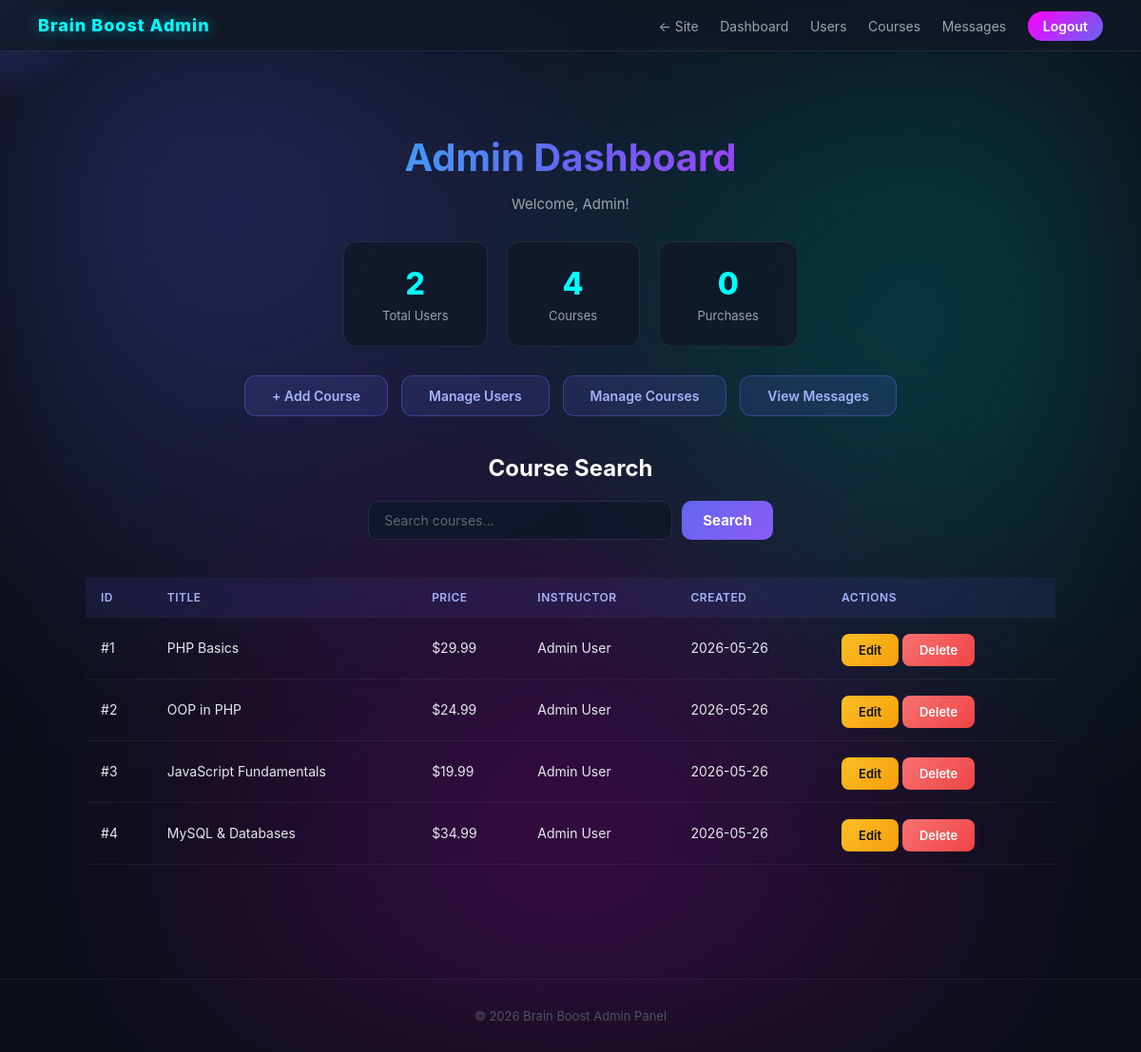
/admin/admin.php (signed in), run on the app's committed database.
### tables this page shows
CREATE TABLE IF NOT EXISTS courses (
    id          INT AUTO_INCREMENT PRIMARY KEY,
    title       VARCHAR(200) NOT NULL,
    description TEXT         NOT NULL,
    price       DECIMAL(8,2) NOT NULL DEFAULT 0.00,
    instructor  VARCHAR(100) NOT NULL,
    file_path   VARCHAR(300) DEFAULT NULL,
    video_url   VARCHAR(500) DEFAULT NULL,
    created_at  TIMESTAMP DEFAULT CURRENT_TIMESTAMP
);

### helpers.php (called while the page is built, shortened)
<?php
function sanitize($input): string {
    return htmlspecialchars(trim((string)($input ?? '')), ENT_QUOTES, 'UTF-8');
}
function getAllUsers(): array {
    try {
        $db   = getDB();
        $stmt = $db->query('SELECT * FROM users ORDER BY created_at DESC');
        return $stmt->fetchAll();
    } catch (PDOException $e) {
        error_log('getAllUsers error: ' . $e->getMessage());
        return [];
    }
}
function getAllCourses(string $search = ''): array {
    try {
        $db = getDB();
        if ($search !== '') {
            $stmt = $db->prepare('SELECT * FROM courses WHERE title LIKE ? OR description LIKE ? ORDER BY created_at DESC');
            $like = '%' . $search . '%';
            $stmt->execute([$like, $like]);
        } else {
            $stmt = $db->query('SELECT * FROM courses ORDER BY created_at DESC');
        }
        return $stmt->fetchAll();
    } catch (PDOException $e) {
        error_log('getAllCourses error: ' . $e->getMessage());
        return [];
    }
}
function getAllPurchases(): array {
    try {
        $db   = getDB();
        $stmt = $db->query('SELECT * FROM purchases');
        return $stmt->fetchAll();
    } catch (PDOException $e) {
        return [];
    }
}

### admin/admin.php (the view, shortened to what this page needs)
<?php
include 'includes/header.php';
$users     = getAllUsers();
$courses   = getAllCourses();
$purchases = getAllPurchases();
$search = trim($_GET['search'] ?? '');
$displayCourses = $search ? getAllCourses($search) : $courses;
?>
<div class="dashboard-wrapper">
    <h1 class="title">Admin Dashboard</h1>
    <p class="subtitle">
        Welcome, <?= sanitize($_SESSION['user']['firstname']) ?>!
    </p>
    <div class="stats-row">
        <div class="stat-card">
            <div class="stat-number"><?= count($users) ?></div>
            <div class="stat-label">Total Users</div>
        </div>
        <div class="stat-card">
            <div class="stat-number"><?= count($courses) ?></div>
            <div class="stat-label">Courses</div>
        </div>
        <div class="stat-card">
            <div class="stat-number"><?= count($purchases) ?></div>
            <div class="stat-label">Purchases</div>
        </div>
    </div>
    <div class="dash-links" style="margin-bottom:40px;">
        <a href="../add_course.php" class="dash-btn">+ Add Course</a>
        <a href="users.php"         class="dash-btn">Manage Users</a>
        <a href="courses.php"       class="dash-btn">Manage Courses</a>
        <a href="messages.php"      class="dash-btn">View Messages</a>
    </div>
    <h2 style="color:#fff;margin-bottom:20px;">Course Search</h2>
    <form method="GET" class="search-form" style="max-width:500px;margin:0 auto 30px;">
        <input type="text" name="search" placeholder="Search courses..." value="<?= sanitize($search) ?>">
        <button type="submit">Search</button>
    </form>
    <div class="admin-table-wrap">
        <?php if (empty($displayCourses)): ?>
            <p class="subtitle">No courses found.</p>
        <?php else: ?>
        <table class="admin-table">
            <thead>
                <tr>
                    <th>ID</th><th>Title</th><th>Price</th>
                    <th>Instructor</th><th>Created</th><th>Actions</th>
                </tr>
            </thead>
            <tbody>
            <?php foreach ($displayCourses as $c): ?>
                <tr>
                    <td>#<?= $c['id'] ?></td>
                    <td><?= sanitize($c['title']) ?></td>
                    <td>$<?= number_format($c['price'], 2) ?></td>
                    <td><?= sanitize($c['instructor']) ?></td>
                    <td><?= sanitize(substr($c['created_at'], 0, 10)) ?></td>
                    <td>
                        <a href="../edit_course.php?id=<?= $c['id'] ?>" class="btn-card btn-edit">Edit</a>
                        <a href="#" class="btn-card btn-delete"
                           onclick="ajaxDelete(<?= $c['id'] ?>, this); return false;">Delete</a>
                    </td>
                </tr>
            <?php endforeach; ?>
            </tbody>
        </table>
        <?php endif; ?>
    </div>
</div>
<?php include 'includes/footer.php'; ?>

### admin/includes/header.php (shortened to what this page needs)
<?php
require_once __DIR__ . '/../../helpers.php';
?>
<!DOCTYPE html>
<html lang="en">
<head>
    <link rel="stylesheet" href="../style.css">
</head>
<body>
<div class="bg"></div>
<div class="glow" id="glow"></div>
<nav>
    <div class="logo">Brain Boost Admin</div>
    <div>
        <a href="../index.php">← Site</a>
        <a href="admin.php">Dashboard</a>
        <a href="users.php">Users</a>
        <a href="courses.php">Courses</a>
        <a href="messages.php">Messages</a>
        <a href="../logout.php" class="logout-btn">Logout</a>
    </div>
</nav>

### admin/includes/footer.php
<footer class="site-footer">&copy; <?= date('Y') ?> Brain Boost Admin Panel</footer>
</body>
</html>

### data on the page
courses: id "1", title "PHP Basics", price "29.99", instructor "Admin User", created_at "2026-05-26"
courses: id "2", title "OOP in PHP", price "24.99", instructor "Admin User", created_at "2026-05-26"
courses: id "3", title "JavaScript Fundamentals", price "19.99", instructor "Admin User", created_at "2026-05-26"
courses: id "4", title "MySQL & Databases", price "34.99", instructor "Admin User", created_at "2026-05-26"

### other printed values
$_SESSION['user']['firstname'] "Admin"
count($users) "2"
count($courses) "4"
count($purchases) "0"
